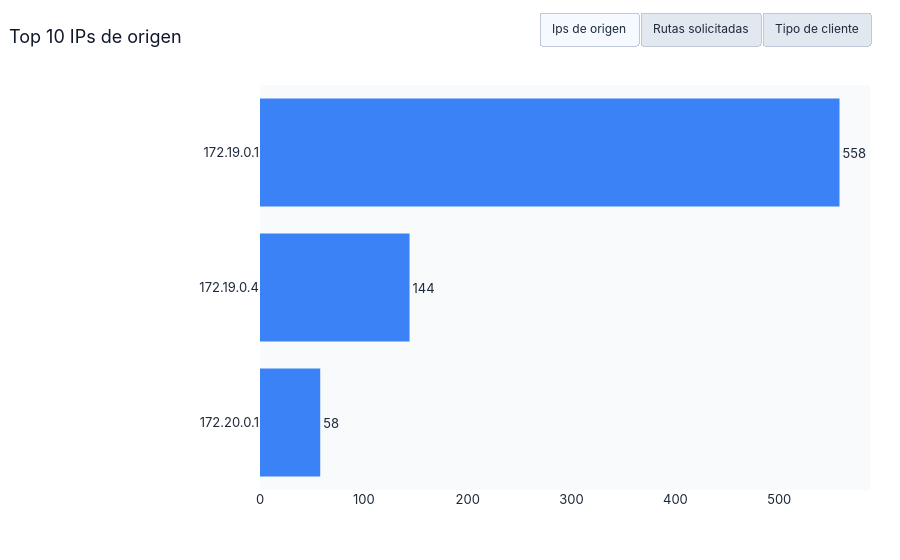

The code cell stored with this chart in its notebook:
### Code cell
if not nginx.empty:
    top_ips = nginx["ip"].value_counts().head(10).sort_values()
    top_rutas = nginx["ruta"].value_counts().head(10).sort_values()
    top_ua = nginx["cliente"].value_counts().sort_values()
    fig = go.Figure()
    for i, (serie, color) in enumerate([(top_ips, "#3b82f6"), (top_rutas, "#a855f7"), (top_ua, "#f97316")]):
        fig.add_trace(go.Bar(x=serie.values, y=serie.index, orientation="h", visible=(i == 0), text=serie.values,
                             textposition="outside", marker=dict(color=color, line=dict(width=0)),
                             hovertemplate="%{y}: %{x} peticiones<extra></extra>"))
    titulos = ["Top 10 IPs de origen", "Top 10 rutas solicitadas", "Tipo de cliente (User-Agent)"]
    fig.update_layout(
        title=titulos[0], height=440, showlegend=False, margin=dict(l=260),
        updatemenus=[dict(type="buttons", direction="right", x=1, xanchor="right", y=1.18, showactive=True,
                          bgcolor="#e2e8f0", font=dict(size=12),
                          buttons=[dict(label=t.split(" (")[0].replace("Top 10 ", "").capitalize(), method="update",
                                        args=[{"visible": [j == i for j in range(3)]}, {"title": t}])
                                   for i, t in enumerate(titulos)])])
    fig.show()

### Figure 1 — Plotly figure (JSON) as saved in the notebook; plotly's stock layout.template omitted (floating-point values rounded to 4 significant figures)
{"data": [{"hovertemplate": "%{y}: %{x} peticiones<extra></extra>", "marker": {"color": "#3b82f6", "line": {"width": 0}}, "orientation": "h", "text": [58, 144, 558], "textposition": "outside", "type": "bar", "visible": true, "x": [58, 144, 558], "y": ["172.20.0.1", "172.19.0.4", "172.19.0.1"]}, {"hovertemplate": "%{y}: %{x} peticiones<extra></extra>", "marker": {"color": "#a855f7", "line": {"width": 0}}, "orientation": "h", "text": [18, 28, 28, 31, 34, 36, 37, 39, 48, 84], "textposition": "outside", "type": "bar", "visible": false, "x": [18, 28, 28, 31, 34, 36, 37, 39, 48, 84], "y": ["/", "/jupyter/lab/api/workspaces", "/jupyter/api/terminals", "/jupyter/lab/api/workspaces/default", "/jupyter/api/kernels", "/jupyter/api/sessions", "/jupyter/api/contents", "/jupyter/static/favicons/favicon-busy-1.ico", "/index.php", "/grafana/api/ds/query"]}, {"hovertemplate": "%{y}: %{x} peticiones<extra></extra>", "marker": {"color": "#f97316", "line": {"width": 0}}, "orientation": "h", "text": [202, 558], "textposition": "outside", "type": "bar", "visible": false, "x": [202, 558], "y": ["Script / CLI", "Chrome"]}], "layout": {"autosize": true, "margin": {"l": 260}, "showlegend": false, "title": {"text": "Top 10 IPs de origen"}, "updatemenus": [{"bgcolor": "#e2e8f0", "buttons": [{"args": [{"visible": [true, false, false]}, {"title": "Top 10 IPs de origen"}], "label": "Ips de origen", "method": "update"}, {"args": [{"visible": [false, true, false]}, {"title": "Top 10 rutas solicitadas"}], "label": "Rutas solicitadas", "method": "update"}, {"args": [{"visible": [false, false, true]}, {"title": "Tipo de cliente (User-Agent)"}], "label": "Tipo de cliente", "method": "update"}], "direction": "right", "font": {"size": 12}, "showactive": true, "type": "buttons", "x": 1, "xanchor": "right", "y": 1.18}], "xaxis": {"autorange": true, "range": [0, 587.4], "type": "linear"}, "yaxis": {"autorange": true, "range": [-0.5, 2.5], "type": "category"}}}
